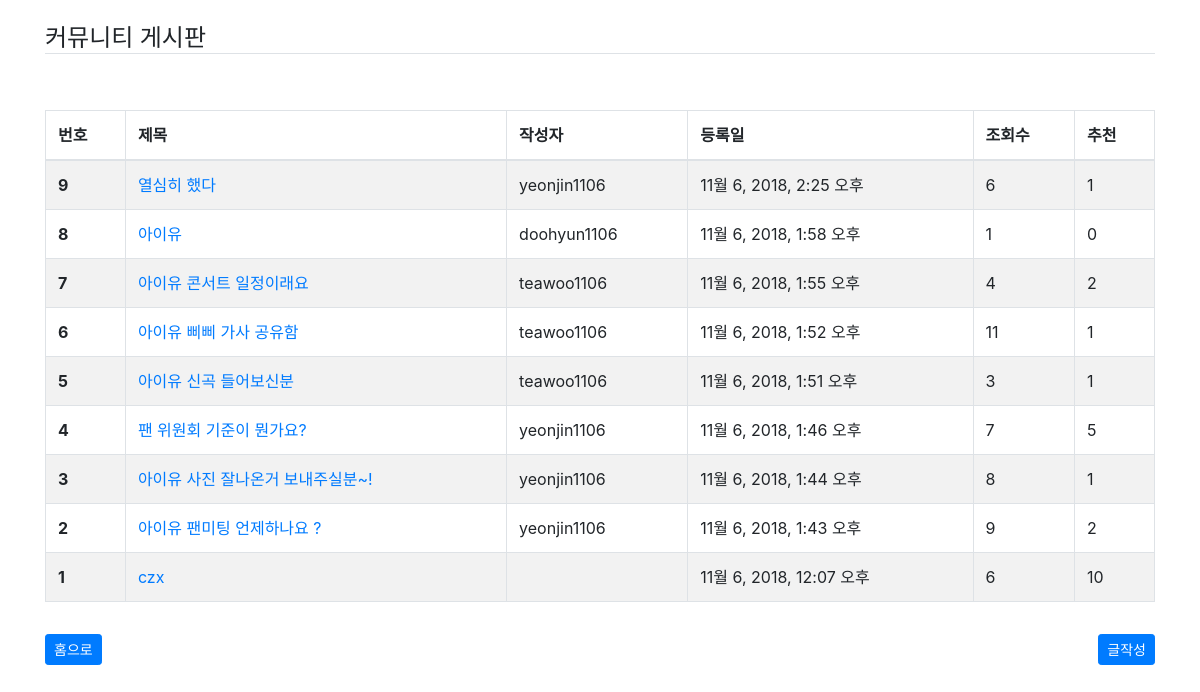
Screenshot of /homepage/cms/book/ with the database file from the repository.
### cms/models.py (models this page shows, shortened)
class Book(models.Model):
    name = models.CharField('제목', max_length=100)
    publisher = models.CharField('작성자', max_length=100, blank=True)
    modify_date = models.DateTimeField('등록일', auto_now_add=True)
    clicks = models.IntegerField('조회수', blank=True, default=0)
    up = models.IntegerField('추천', blank=True, default=0)
    content = models.TextField('내용', blank=True)
    class Meta:
        ordering = ('-id',)

### cms/views.py (the view)
# urls.py: path('book/', views.BookList.as_view(), name='book_list'),
class BookList(ListView):
    model = Book
    context_object_name = "books"
    template_name = "cms/book_list.html"
    paginate_by = 10

### cms/templates/cms/book_list.html (shortened to what this page needs)
{% extends "cms/base.html" %}
{% block content %}
<h4 class="mt-4 border-bottom">커뮤니티 게시판</h4></br></br>
<table class="table table-striped table-bordered">
    <thead>
        <tr>
            <th scope="col">번호</th>
            <th scope="col">제목</th>
            <th scope="col">작성자</th>
            <th scope="col">등록일</th>
            <th scope="col">조회수</th>
            <th scope="col">추천</th>
        </tr>
    </thead>
    <tbody>
        {% for book in books%}
        <tr>
            <th scope="row">{{ book.id }}</th>
            <td><a href="{% url 'cms:impression_list' book_id=book.id%}">{{ book.name }}</a></td>
            <td>{{ book.publisher }}</td>
            <td>{{ book.modify_date}}</td>
            <td>{{book.clicks}}</td>
            <td>{{book.up}}</td>
        </tr>
        {% endfor %}
    </tbody>
</table>
<a href="{% url 'main' %}" class="btn btn-primary btn-sm my-3 ">홈으로</a>
<a href="{% url 'cms:book_add' %}" class="btn btn-primary btn-sm my-3 float-right">글작성</a>
{% endblock content %}

### rows the page displays
Book: id "9", name "열심히 했다", publisher "yeonjin1106", modify_date "11월 6, 2018, 2:25 오후", clicks "6", up "1"
Book: id "8", name "아이유", publisher "doohyun1106", modify_date "11월 6, 2018, 1:58 오후", clicks "1", up "0"
Book: id "7", name "아이유 콘서트 일정이래요", publisher "teawoo1106", modify_date "11월 6, 2018, 1:55 오후", clicks "4", up "2"
Book: id "6", name "아이유 삐삐 가사 공유함", publisher "teawoo1106", modify_date "11월 6, 2018, 1:52 오후", clicks "11", up "1"
Book: id "5", name "아이유 신곡 들어보신분", publisher "teawoo1106", modify_date "11월 6, 2018, 1:51 오후", clicks "3", up "1"
Book: id "4", name "팬 위원회 기준이 뭔가요?", publisher "yeonjin1106", modify_date "11월 6, 2018, 1:46 오후", clicks "7", up "5"
Book: id "3", name "아이유 사진 잘나온거 보내주실분~!", publisher "yeonjin1106", modify_date "11월 6, 2018, 1:44 오후", clicks "8", up "1"
Book: id "2", name "아이유 팬미팅 언제하나요 ?", publisher "yeonjin1106", modify_date "11월 6, 2018, 1:43 오후", clicks "9", up "2"
Book: id "1", name "czx", modify_date "11월 6, 2018, 12:07 오후", clicks "6", up "10"
